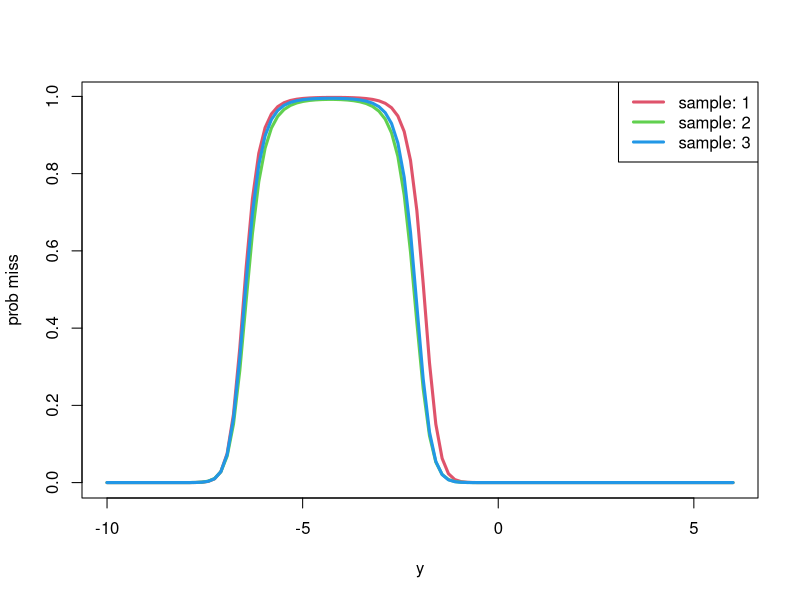

The R script that drew this image:
beta = matrix(c(-14.01933, -14.78794, -15.41919,
                 -9.51325,  -9.16730,  -9.68004,
                 -1.13317,  -1.06930,  -1.12893), nrow=3)

sigmoid = function(x) 1 / (1 + exp(-x))
pm = function(y, beta) {
  sigmoid(beta[1] + beta[2] * y + beta[3] * y^2)
}
ys = seq(-10, 6, length=100)

pdf('img/missmech.pdf')
plot(ys, pm(ys, beta[1, ]), type='n', xlab='y', ylab='prob miss')
for (i in 1:3) {
  lines(ys, pm(ys, beta[i, ]), type='l', col=i + 1, lwd=3)
}
legend('topright', legend=paste0('sample: ', 1:3), lwd=3, col=2:4)
dev.off()
